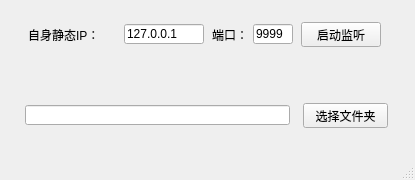
<?xml version="1.0" encoding="UTF-8"?>
<ui version="4.0">
 <class>MainWindow</class>
 <widget class="QMainWindow" name="MainWindow">
  <property name="geometry">
   <rect>
    <x>0</x>
    <y>0</y>
    <width>415</width>
    <height>180</height>
   </rect>
  </property>
  <property name="minimumSize">
   <size>
    <width>415</width>
    <height>180</height>
   </size>
  </property>
  <property name="maximumSize">
   <size>
    <width>415</width>
    <height>180</height>
   </size>
  </property>
  <property name="windowTitle">
   <string>MainWindow</string>
  </property>
  <widget class="QWidget" name="centralwidget">
   <layout class="QGridLayout" name="gridLayout">
    <item row="0" column="0">
     <widget class="QWidget" name="widget" native="true">
      <widget class="QWidget" name="layoutWidget">
       <property name="geometry">
        <rect>
         <x>17</x>
         <y>10</y>
         <width>359</width>
         <height>31</height>
        </rect>
       </property>
       <layout class="QHBoxLayout" name="horizontalLayout_3">
        <item>
         <layout class="QHBoxLayout" name="horizontalLayout">
          <item>
           <widget class="QLabel" name="label_2">
            <property name="minimumSize">
             <size>
              <width>90</width>
              <height>25</height>
             </size>
            </property>
            <property name="maximumSize">
             <size>
              <width>90</width>
              <height>25</height>
             </size>
            </property>
            <property name="text">
             <string>自身静态IP：</string>
            </property>
           </widget>
          </item>
          <item>
           <widget class="QLineEdit" name="IP">
            <property name="minimumSize">
             <size>
              <width>80</width>
              <height>20</height>
             </size>
            </property>
            <property name="maximumSize">
             <size>
              <width>80</width>
              <height>20</height>
             </size>
            </property>
            <property name="text">
             <string>127.0.0.1</string>
            </property>
           </widget>
          </item>
         </layout>
        </item>
        <item>
         <layout class="QHBoxLayout" name="horizontalLayout_2">
          <item>
           <widget class="QLabel" name="label">
            <property name="minimumSize">
             <size>
              <width>35</width>
              <height>25</height>
             </size>
            </property>
            <property name="maximumSize">
             <size>
              <width>35</width>
              <height>25</height>
             </size>
            </property>
            <property name="text">
             <string>端口：</string>
            </property>
           </widget>
          </item>
          <item>
           <widget class="QLineEdit" name="Port">
            <property name="minimumSize">
             <size>
              <width>40</width>
              <height>20</height>
             </size>
            </property>
            <property name="maximumSize">
             <size>
              <width>40</width>
              <height>20</height>
             </size>
            </property>
            <property name="text">
             <string>9999</string>
            </property>
           </widget>
          </item>
         </layout>
        </item>
        <item>
         <widget class="QPushButton" name="startListen">
          <property name="minimumSize">
           <size>
            <width>80</width>
            <height>25</height>
           </size>
          </property>
          <property name="maximumSize">
           <size>
            <width>80</width>
            <height>25</height>
           </size>
          </property>
          <property name="text">
           <string>启动监听</string>
          </property>
         </widget>
        </item>
       </layout>
      </widget>
     </widget>
    </item>
    <item row="1" column="0">
     <widget class="QWidget" name="widget_2" native="true">
      <layout class="QHBoxLayout" name="horizontalLayout_5">
       <item>
        <widget class="QLineEdit" name="folderPath">
         <property name="minimumSize">
          <size>
           <width>0</width>
           <height>20</height>
          </size>
         </property>
         <property name="maximumSize">
          <size>
           <width>265</width>
           <height>20</height>
          </size>
         </property>
        </widget>
       </item>
       <item>
        <widget class="QPushButton" name="selectFolder">
         <property name="minimumSize">
          <size>
           <width>85</width>
           <height>25</height>
          </size>
         </property>
         <property name="maximumSize">
          <size>
           <width>85</width>
           <height>25</height>
          </size>
         </property>
         <property name="text">
          <string>选择文件夹</string>
         </property>
        </widget>
       </item>
      </layout>
     </widget>
    </item>
   </layout>
  </widget>
  <widget class="QMenuBar" name="menubar">
   <property name="geometry">
    <rect>
     <x>0</x>
     <y>0</y>
     <width>415</width>
     <height>24</height>
    </rect>
   </property>
  </widget>
  <widget class="QStatusBar" name="statusbar"/>
 </widget>
 <resources/>
 <connections/>
</ui>
